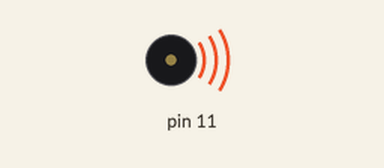
The sketch below on a simulated Arduino Uno, built with avr-gcc and run on an emulated ATmega328P. Shown: buzzer (waves = sounding).

Above: at 0.2 s.
At 1.7 s:
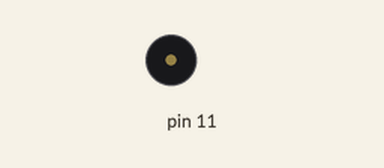
Timing chart, 0 to 3.0 s (numbered marks = the images above):
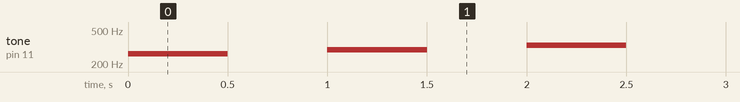

The sketch:

5.2.ino
```cpp
//Macht keinen sinn es noch "Platzsparender" mit funktionen zu machen, da ich ja eh immer verschiedene Sachen verwende, würde ich nur mehr Programmspeicherplatz benutzen.


int buzz = 11;
int C = 262;
int D = 294;
int E = 330;
int F = 349;
int G = 392;
int A = 440;

void setup(){

}

void loop(){
    tone(11, C);
    delay(500);
    noTone(11);
    delay(500);
    tone(11, D);
    delay(500);
    noTone(11);
    delay(500);
    tone(11, E);
    delay(500);
    noTone(11);
    delay(500);
    tone(11, F);
    delay(500);
    noTone(11);
    delay(500);
    tone(11, G);
    delay(500);
    noTone(11);
    delay(500);
    tone(11, G);
    delay(500);
    noTone(11);
    delay(500);
    tone(11, A);
    delay(500);
    noTone(11);
    delay(500);
    tone(11, A);
    delay(500);
    noTone(11);
    delay(500);
    tone(11, A);
    delay(500);
    noTone(11);
    delay(500);
    tone(11, A);
    delay(500);
    noTone(11);
    delay(500);
    tone(11, G);
    delay(500);
    noTone(11);
    delay(500);
    tone(11, A);
    delay(500);
    noTone(11);
    delay(500);
    tone(11, A);
    delay(500);
    noTone(11);
    delay(500);
    tone(11, A);
    delay(500);
    noTone(11);
    delay(500);
    tone(11, A);
    delay(500);
    noTone(11);
    delay(500);
    tone(11, G);
    delay(500);
    noTone(11);
    delay(500);
    tone(11, F);
    delay(500);
    noTone(11);
    delay(500);
    tone(11, F);
    delay(500);
    noTone(11);
    delay(500);
    tone(11, F);
    delay(500);
    noTone(11);
    delay(500);
    tone(11, F);
    delay(500);
    noTone(11);
    delay(500);
    tone(11, E);
    delay(500);
    noTone(11);
    delay(500);
    tone(11, E);
    delay(500);
    noTone(11);
    delay(500);
    tone(11, D);
    delay(500);
    noTone(11);
    delay(500);
    tone(11, D);
    delay(500);
    noTone(11);
    delay(500);
    tone(11, D);
    delay(500);
    noTone(11);
    delay(500);
    tone(11, D);
    delay(500);
    noTone(11);
    delay(500);
    tone(11, C);
    delay(500);
    noTone(11);
    delay(500);
}
```

Measured:
- by itself, tone on pin 11: plays 262 Hz for 0.50 s, 294 Hz for 0.50 s, 330 Hz for 0.50 s, 349 Hz for 0.50 s, 392 Hz for 0.50 s, 392 Hz for 0.50 s … (130 notes in this stretch)
